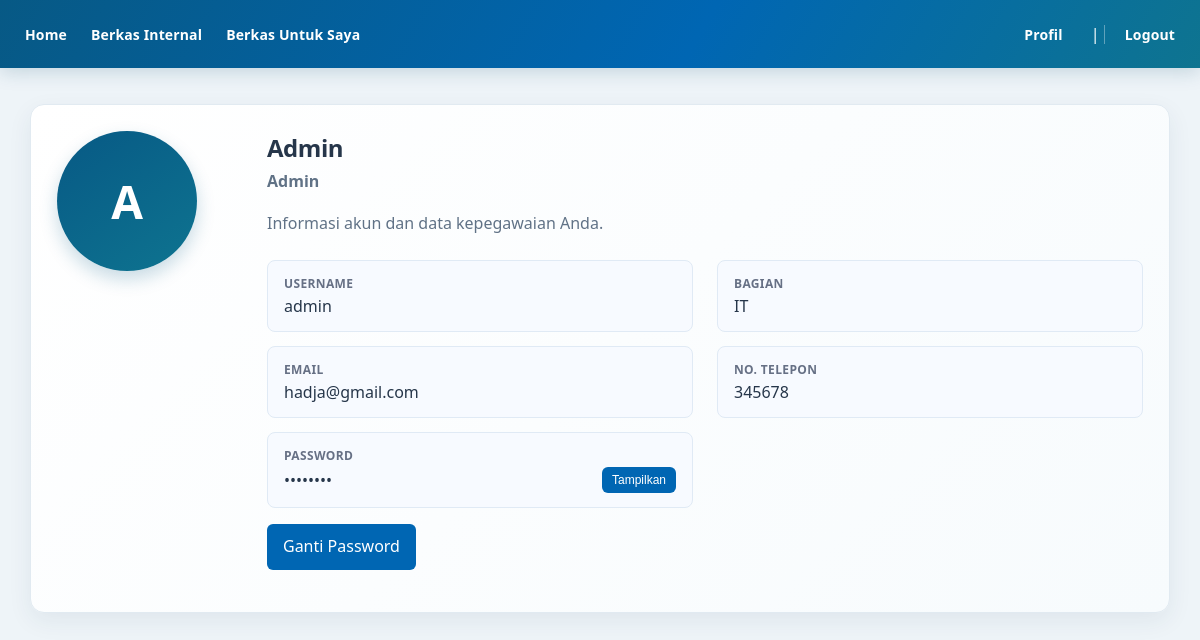
The app's page /index.php?aksi=profile (signed in) with its own data.
### tables this page shows
CREATE TABLE `user` (
  `id_user` int NOT NULL,
  `nama` varchar(50) NOT NULL,
  `username` varchar(50) NOT NULL,
  `password` varchar(255) NOT NULL,
  `bagian` varchar(50) NOT NULL,
  `no_tlp` varchar(20) NOT NULL,
  `email` varchar(100) NOT NULL,
  `role` enum('admin','pegawai') NOT NULL,
  `pw_diganti` datetime DEFAULT NULL,
  `pw_batas` int NOT NULL DEFAULT '0',
  `pw_waktuganti` datetime DEFAULT NULL
);

### controller/HomeController.php (called while the page is built, shortened)
<?php
require_once "model/User.php";
class HomeController {
    public function profile() {
        $model = new User();
        $data = $model->ambilUser($_SESSION['id_user']);
        require_once "views/profile.php";
    }
}
?>

### config/Koneksi.php (called while the page is built, shortened)
<?php
class Koneksi {
    public function getKoneksi() {
        $koneksi = new mysqli("localhost", "root", "", "e-berkas");
        return $koneksi;
    }
}
?>

### model/User.php (called while the page is built, shortened)
<?php
require_once "config/Koneksi.php";
class User {
    private $conn;
    public function __construct() {
        $db = new Koneksi();
        $this->conn = $db->getKoneksi();
    }
    public function ambilUser($id_user) {
        $stmt = $this->conn->prepare("SELECT * FROM `user` WHERE id_user = ?");
        $stmt->bind_param("i", $id_user);
        $stmt->execute();
        return $stmt->get_result()->fetch_assoc();
    }
}
?>

### views/profile.php (the view, shortened to what this page needs)
<!DOCTYPE html>
<html>
<head>
    <link rel="stylesheet" href="views/css/style.css?v=3">
</head>
<body>
    <div class="navbar">
        <a href="index.php?aksi=home">Home</a>
        <a href="index.php?aksi=berkas">Berkas Internal</a>
        <a href="index.php?aksi=penerima">Berkas Untuk Saya</a>
        <span>
            <a href="index.php?aksi=profile">Profil</a> |
            <a href="index.php?aksi=logout">Logout</a>
        </span>
    </div>
    <div class="container">
        <div class="box profile-card">
            <div class="profile-avatar">
                <?php echo strtoupper(substr($data['nama'], 0, 1)); ?>
            </div>
            <div class="profile-intro">
                <h2><?php echo htmlspecialchars($data['nama']); ?></h2>
                <p class="profile-role">
                    <?php echo htmlspecialchars(ucfirst($data['role'])); ?>
                </p>
                <p>Informasi akun dan data kepegawaian Anda.</p>
                <div class="profile-details">
                    <div class="profile-detail">
                        <strong>Username</strong>
                        <span><?php echo htmlspecialchars($data['username']); ?></span>
                    </div>
                    <div class="profile-detail">
                        <strong>Bagian</strong>
                        <span><?php echo htmlspecialchars($data['bagian']); ?></span>
                    </div>
                    <div class="profile-detail">
                        <strong>Email</strong>
                        <span><?php echo htmlspecialchars($data['email']); ?></span>
                    </div>
                    <div class="profile-detail">
                        <strong>No. Telepon</strong>
                        <span><?php echo htmlspecialchars($data['no_tlp']); ?></span>
                    </div>
                    <div class="profile-detail password-detail">
                        <strong>Password</strong>
                        <div class="password-row">
                            <span id="passwordValue" data-password="<?php echo htmlspecialchars($data['password'], ENT_QUOTES, 'UTF-8'); ?>">••••••••</span>
                            <button type="button" class="password-toggle" onclick="togglePassword()">Tampilkan</button>
                        </div>
                    </div>
                </div>
                <p>
                    <a class="btn" href="index.php?aksi=gantiPassword">Ganti Password</a>
                </p>
            </div>
        </div>
    </div>
</body>
</html>

### views/css/style.css (style rules this page uses)
* { box-sizing: border-box; }
body { margin: 0; font-family: "Segoe UI", Arial, sans-serif; background: #eef4f8; color: #26364a; animation: muncul 0.5s ease; }
.navbar { display: flex; align-items: center; min-height: 68px; background: linear-gradient(120deg, #075985, #0066b3 58%, #0e7490); padding: 16px max(25px, calc((100% - 1200px) / 2)); color: white; box-shadow: 0 4px 18px rgba(8, 73, 107, 0.18); }
.navbar a { display: inline-block; color: white; text-decoration: none; margin-right: 24px; font-size: 14px; font-weight: 600; letter-spacing: 0.01em; position: relative; z-index: 1; transition: transform 0.2s ease, opacity 0.2s ease; }
.navbar span { margin-left: auto; }
.navbar span a:last-child { margin-right: 0; padding-left: 20px; border-left: 1px solid rgba(255, 255, 255, 0.35); }
.container { padding: 36px 30px 48px; max-width: 1200px; margin: auto; }
.box { background: white; padding: 26px; border: 1px solid #e1eaf1; border-radius: 14px; box-shadow: 0 8px 24px rgba(25, 61, 87, 0.07); animation: naik 0.6s ease; }
.box h2 { margin-top: 0; margin-bottom: 10px; font-size: 24px; letter-spacing: -0.02em; }
.box p { color: #607286; line-height: 1.6; }
button, .btn { display: inline-block; padding: 10px 16px; background: #0066b3; color: white; border: none; text-decoration: none; border-radius: 6px; cursor: pointer; transition: 0.3s; }
a { color: #0066b3; transition: 0.2s; }
.profile-card { display: grid; grid-template-columns: 180px 1fr; gap: 30px; align-items: start; background: linear-gradient(135deg, #ffffff 0%, #f7fbfd 100%); }
.profile-avatar { display: grid; width: 140px; height: 140px; place-items: center; color: white; font-size: 46px; font-weight: 700; background: linear-gradient(145deg, #075985, #0e7490); box-shadow: 0 8px 18px rgba(7, 89, 133, 0.22); border-radius: 50%; }
.profile-intro h2 { margin-bottom: 5px; }
.profile-role { margin-top: 0; color: #0066b3; font-weight: 600; }
.profile-details { display: grid; grid-template-columns: repeat(2, minmax(0, 1fr)); gap: 14px 24px; margin-top: 24px; }
.profile-detail { padding: 14px 16px; background: #f7faff; border: 1px solid #e0eaf5; border-radius: 8px; }
.profile-detail strong, .profile-detail span { display: block; }
.profile-detail strong { margin-bottom: 3px; color: #667085; font-size: 12px; font-weight: 600; letter-spacing: 0.03em; text-transform: uppercase; }
.profile-detail span { color: #26364a; overflow-wrap: anywhere; }
.password-row { display: flex; align-items: center; justify-content: space-between; gap: 12px; }
.password-row > span { min-width: 0; overflow: hidden; text-overflow: ellipsis; white-space: nowrap; }
.password-toggle { flex-shrink: 0; padding: 6px 10px; font-size: 12px; }
h1, h2, h3 { color: #26364a; }

### records on screen
user: nama "A", nama "Admin", role "Admin", username "admin", bagian "IT", email "hadja@gmail.com", no_tlp "345678"
